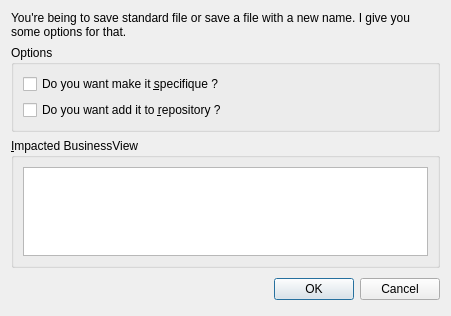
<ui version="4.0" >
 <class>SpecifiqueDialog</class>
 <widget class="QDialog" name="SpecifiqueDialog" >
  <property name="geometry" >
   <rect>
    <x>0</x>
    <y>0</y>
    <width>451</width>
    <height>316</height>
   </rect>
  </property>
  <property name="windowTitle" >
   <string>Saving options</string>
  </property>
  <layout class="QVBoxLayout" >
   <item>
    <widget class="QLabel" name="label" >
     <property name="text" >
      <string>You're being to save standard file or save a file with a new name. I give you some options for that.</string>
     </property>
     <property name="wordWrap" >
      <bool>true</bool>
     </property>
    </widget>
   </item>
   <item>
    <widget class="QGroupBox" name="groupBox" >
     <property name="title" >
      <string>Options</string>
     </property>
     <layout class="QVBoxLayout" >
      <item>
       <widget class="QCheckBox" name="m_specifiqueCheckBox" >
        <property name="text" >
         <string>Do you want make it &amp;specifique ?</string>
        </property>
       </widget>
      </item>
      <item>
       <widget class="QCheckBox" name="m_repositoryCheckBox" >
        <property name="text" >
         <string>Do you want add it to &amp;repository ?</string>
        </property>
       </widget>
      </item>
     </layout>
    </widget>
   </item>
   <item>
    <widget class="QGroupBox" name="groupBox_2" >
     <property name="title" >
      <string>&amp;Impacted BusinessView</string>
     </property>
     <layout class="QGridLayout" >
      <item row="0" column="0" >
       <widget class="QListWidget" name="m_impactedListWidget" />
      </item>
     </layout>
    </widget>
   </item>
   <item>
    <layout class="QHBoxLayout" >
     <property name="spacing" >
      <number>6</number>
     </property>
     <property name="leftMargin" >
      <number>0</number>
     </property>
     <property name="topMargin" >
      <number>0</number>
     </property>
     <property name="rightMargin" >
      <number>0</number>
     </property>
     <property name="bottomMargin" >
      <number>0</number>
     </property>
     <item>
      <spacer>
       <property name="orientation" >
        <enum>Qt::Horizontal</enum>
       </property>
       <property name="sizeHint" >
        <size>
         <width>131</width>
         <height>31</height>
        </size>
       </property>
      </spacer>
     </item>
     <item>
      <widget class="QPushButton" name="okButton" >
       <property name="text" >
        <string>OK</string>
       </property>
      </widget>
     </item>
     <item>
      <widget class="QPushButton" name="cancelButton" >
       <property name="text" >
        <string>Cancel</string>
       </property>
      </widget>
     </item>
    </layout>
   </item>
  </layout>
 </widget>
 <resources/>
 <connections>
  <connection>
   <sender>okButton</sender>
   <signal>clicked()</signal>
   <receiver>SpecifiqueDialog</receiver>
   <slot>accept()</slot>
   <hints>
    <hint type="sourcelabel" >
     <x>359</x>
     <y>303</y>
    </hint>
    <hint type="destinationlabel" >
     <x>96</x>
     <y>254</y>
    </hint>
   </hints>
  </connection>
  <connection>
   <sender>cancelButton</sender>
   <signal>clicked()</signal>
   <receiver>SpecifiqueDialog</receiver>
   <slot>reject()</slot>
   <hints>
    <hint type="sourcelabel" >
     <x>440</x>
     <y>303</y>
    </hint>
    <hint type="destinationlabel" >
     <x>179</x>
     <y>282</y>
    </hint>
   </hints>
  </connection>
  <connection>
   <sender>m_specifiqueCheckBox</sender>
   <signal>toggled(bool)</signal>
   <receiver>m_repositoryCheckBox</receiver>
   <slot>setEnabled(bool)</slot>
   <hints>
    <hint type="sourcelabel" >
     <x>124</x>
     <y>88</y>
    </hint>
    <hint type="destinationlabel" >
     <x>126</x>
     <y>105</y>
    </hint>
   </hints>
  </connection>
  <connection>
   <sender>m_specifiqueCheckBox</sender>
   <signal>toggled(bool)</signal>
   <receiver>groupBox_2</receiver>
   <slot>setEnabled(bool)</slot>
   <hints>
    <hint type="sourcelabel" >
     <x>196</x>
     <y>92</y>
    </hint>
    <hint type="destinationlabel" >
     <x>207</x>
     <y>160</y>
    </hint>
   </hints>
  </connection>
 </connections>
</ui>
